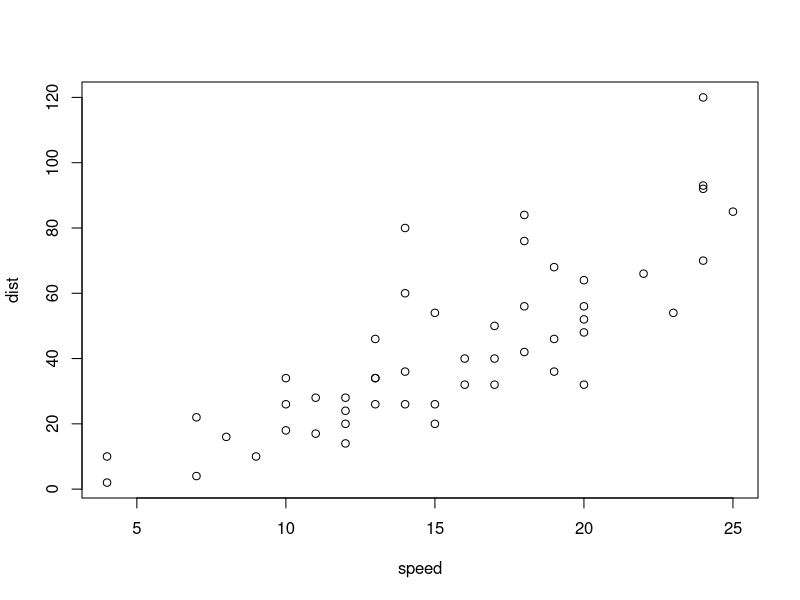
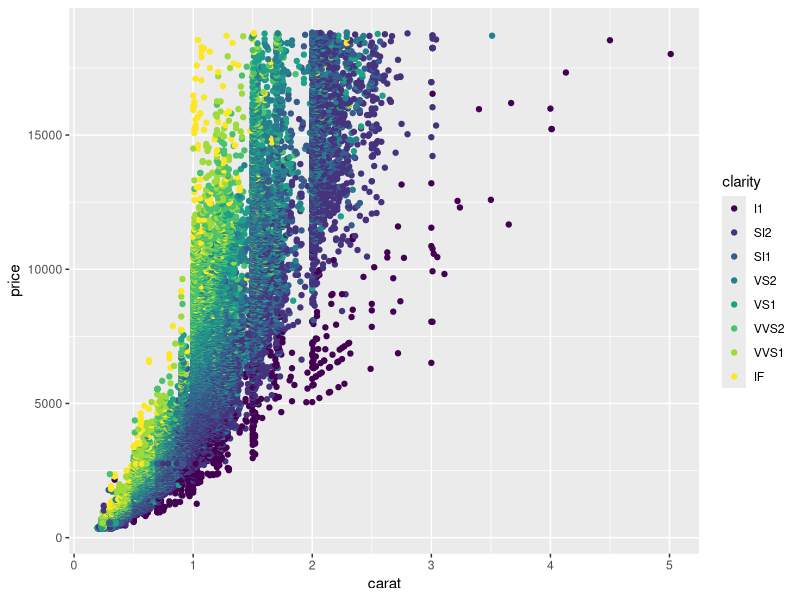

The R script that drew these images, in order:
## ---- chunk 1
summary(cars)
## ---- chunk 2
plot(cars)
## ---- chunk 3
library(ggplot2)
ggplot(diamonds, aes(x=carat, y=price, color=clarity)) + geom_point()
